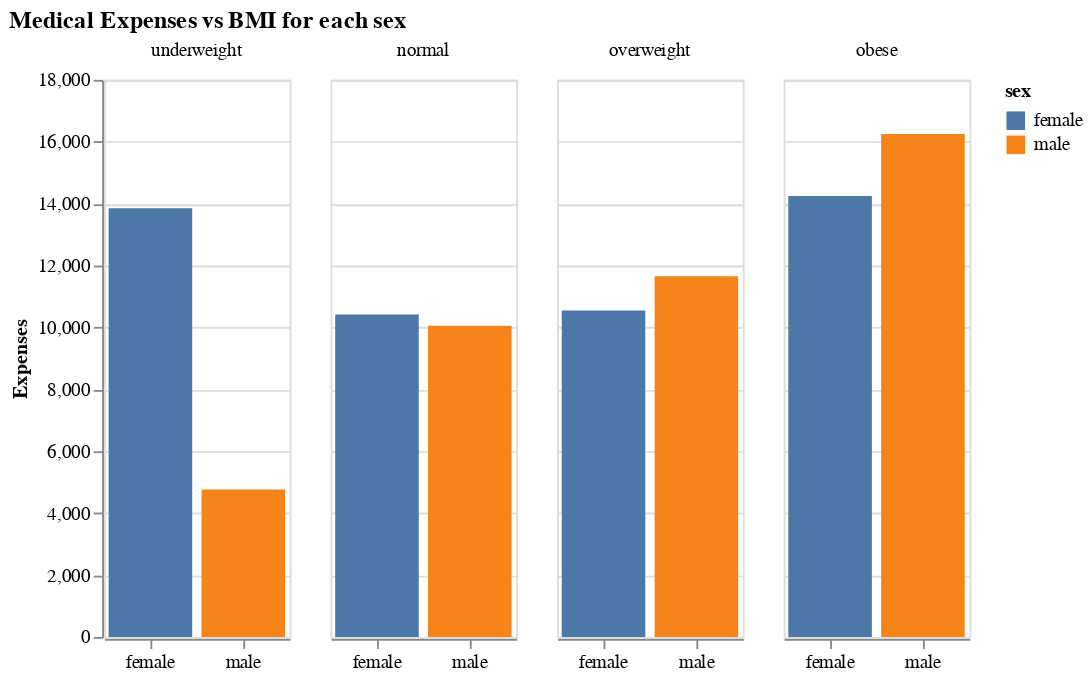

Notebook source saved alongside this figure:
### Markdown cell above
**Let's see how the spending for medical treatments changes regarding to the BMI of a person**

We expect expenditures to be higher for people who have very high BMI.

### Code cell
alt.Chart(training_df.groupby(['bmi_cat','sex']).mean().reset_index()).mark_bar().encode(
        alt.X('sex:N', title = '', sort=['underweight', 'normal', 'overweight', 'obese'], axis=alt.Axis(labelAngle=0)),
        alt.Y('charges:Q', title = 'Expenses'),
        alt.Color('sex:N'), 
        alt.Column('bmi_cat:N', sort=['underweight', 'normal', 'overweight', 'obese'], title='')
).properties(title='Medical Expenses vs BMI for each sex', width=100)

### Figure 1 — Vega-Lite specification as saved in the notebook (floating-point values rounded to 4 significant figures)
{"$schema": "https://vega.github.io/schema/vega-lite/v3.4.0.json", "config": {"mark": {"tooltip": null}, "view": {"height": 300, "width": 400}}, "data": {"name": "data-5f2b5ac5a01c95172c4ef28535a41ce8"}, "datasets": {"data-5f2b5ac5a01c95172c4ef28535a41ce8": [{"age": 35.47, "bmi": 22.52, "bmi_cat": "normal", "charges": 10420.0, "children": 1.014, "sex": "female"}, {"age": 36.76, "bmi": 22.68, "bmi_cat": "normal", "charges": 10050.0, "children": 1.118, "sex": "male"}, {"age": 40.71, "bmi": 34.95, "bmi_cat": "obese", "charges": 14250.0, "children": 1.11, "sex": "female"}, {"age": 40.6, "bmi": 35.35, "bmi_cat": "obese", "charges": 16250.0, "children": 1.124, "sex": "male"}, {"age": 39.37, "bmi": 27.62, "bmi_cat": "overweight", "charges": 10540.0, "children": 0.8824, "sex": "female"}, {"age": 38.32, "bmi": 27.59, "bmi_cat": "overweight", "charges": 11660.0, "children": 1.167, "sex": "male"}, {"age": 39.11, "bmi": 17.83, "bmi_cat": "underweight", "charges": 13850.0, "children": 1.444, "sex": "female"}, {"age": 25.29, "bmi": 17.21, "bmi_cat": "underweight", "charges": 4766.0, "children": 0.8571, "sex": "male"}]}, "encoding": {"color": {"field": "sex", "type": "nominal"}, "column": {"field": "bmi_cat", "sort": ["underweight", "normal", "overweight", "obese"], "title": "", "type": "nominal"}, "x": {"axis": {"labelAngle": 0}, "field": "sex", "sort": ["underweight", "normal", "overweight", "obese"], "title": "", "type": "nominal"}, "y": {"field": "charges", "title": "Expenses", "type": "quantitative"}}, "mark": "bar", "title": "Medical Expenses vs BMI for each sex", "width": 100}
